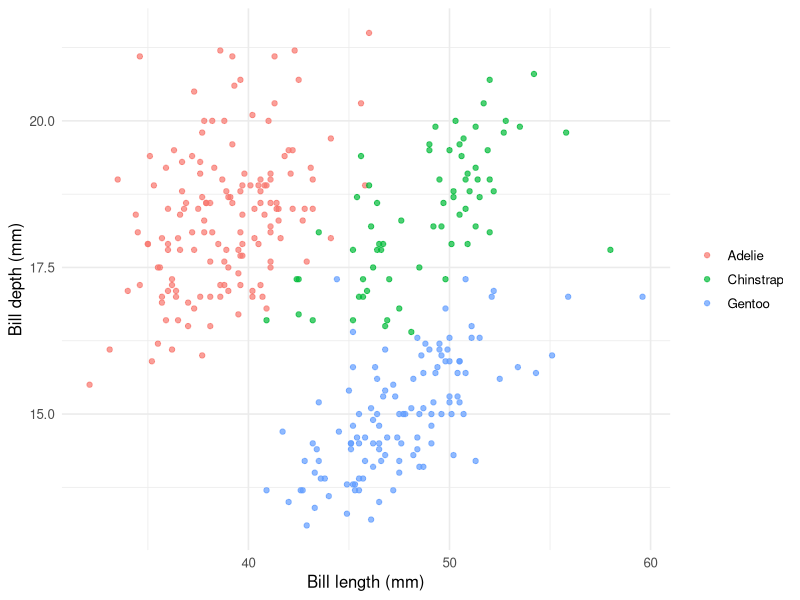
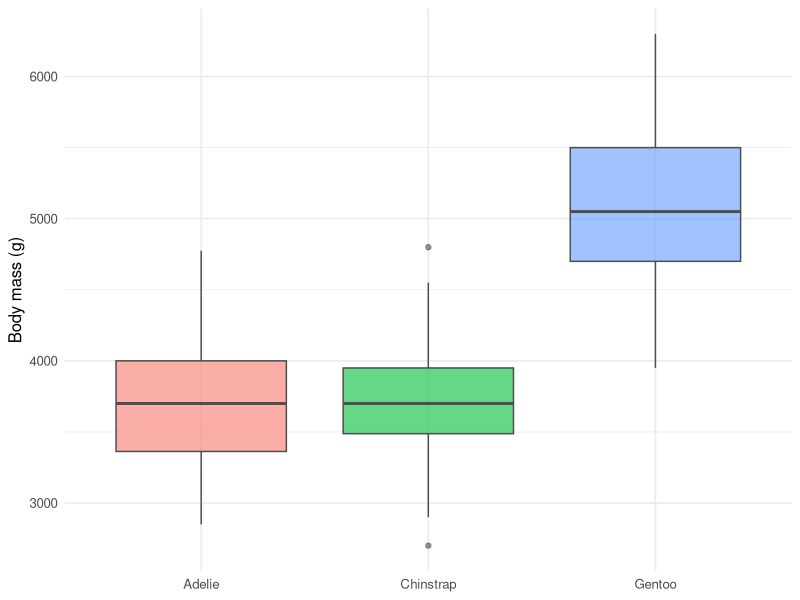
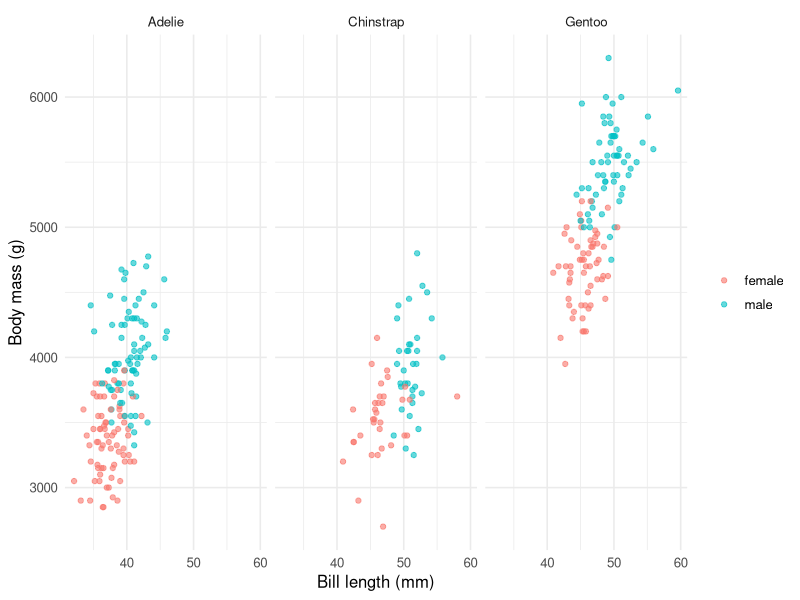
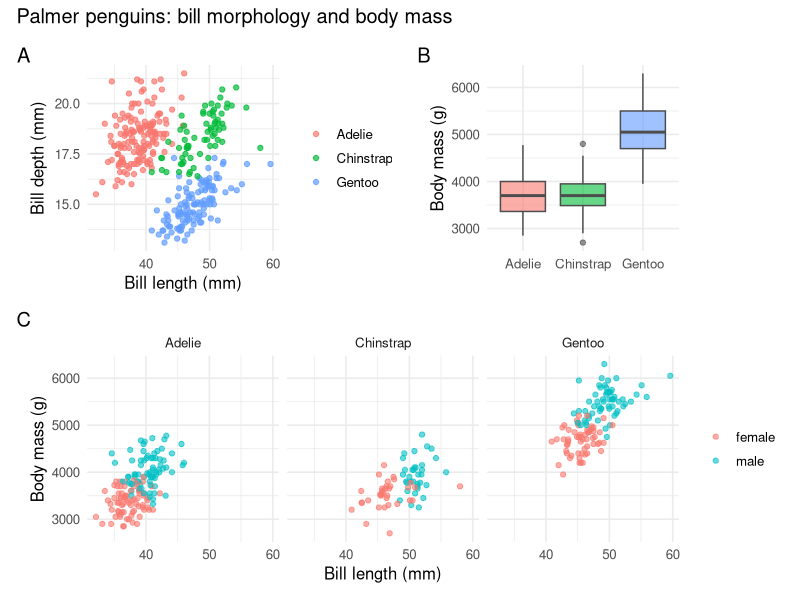

Here is the R script that generated these plots, in order:
## ---- chunk 1
#| label: setup
library(tidyverse)
library(palmerpenguins)
library(patchwork)
set.seed(42)
theme_set(theme_minimal(base_size = 12))
## ---- chunk 2
p <- penguins |>
  drop_na(bill_length_mm, bill_depth_mm, body_mass_g, species, sex)
## ---- chunk 3
#| fig-width: 5
#| fig-height: 3.5
p1 <- p |>
  ggplot(aes(bill_length_mm, bill_depth_mm, colour = species)) +
  geom_point(alpha = 0.7) +
  labs(x = "Bill length (mm)",
       y = "Bill depth (mm)",
       colour = NULL)
p1
## ---- chunk 4
#| fig-width: 5
#| fig-height: 3.5
p2 <- p |>
  ggplot(aes(species, body_mass_g, fill = species)) +
  geom_boxplot(alpha = 0.6, colour = "grey30") +
  labs(x = NULL, y = "Body mass (g)") +
  theme(legend.position = "none")
p2
## ---- chunk 5
#| fig-width: 7
#| fig-height: 3.5
p3 <- p |>
  ggplot(aes(bill_length_mm, body_mass_g, colour = sex)) +
  geom_point(alpha = 0.6) +
  facet_wrap(~ species) +
  labs(x = "Bill length (mm)",
       y = "Body mass (g)",
       colour = NULL)
p3
## ---- chunk 6
#| fig-width: 10
#| fig-height: 7
(p1 | p2) / p3 +
  plot_annotation(
    title = "Palmer penguins: bill morphology and body mass",
    tag_levels = "A"
  )
## ---- chunk 7
sessionInfo()
